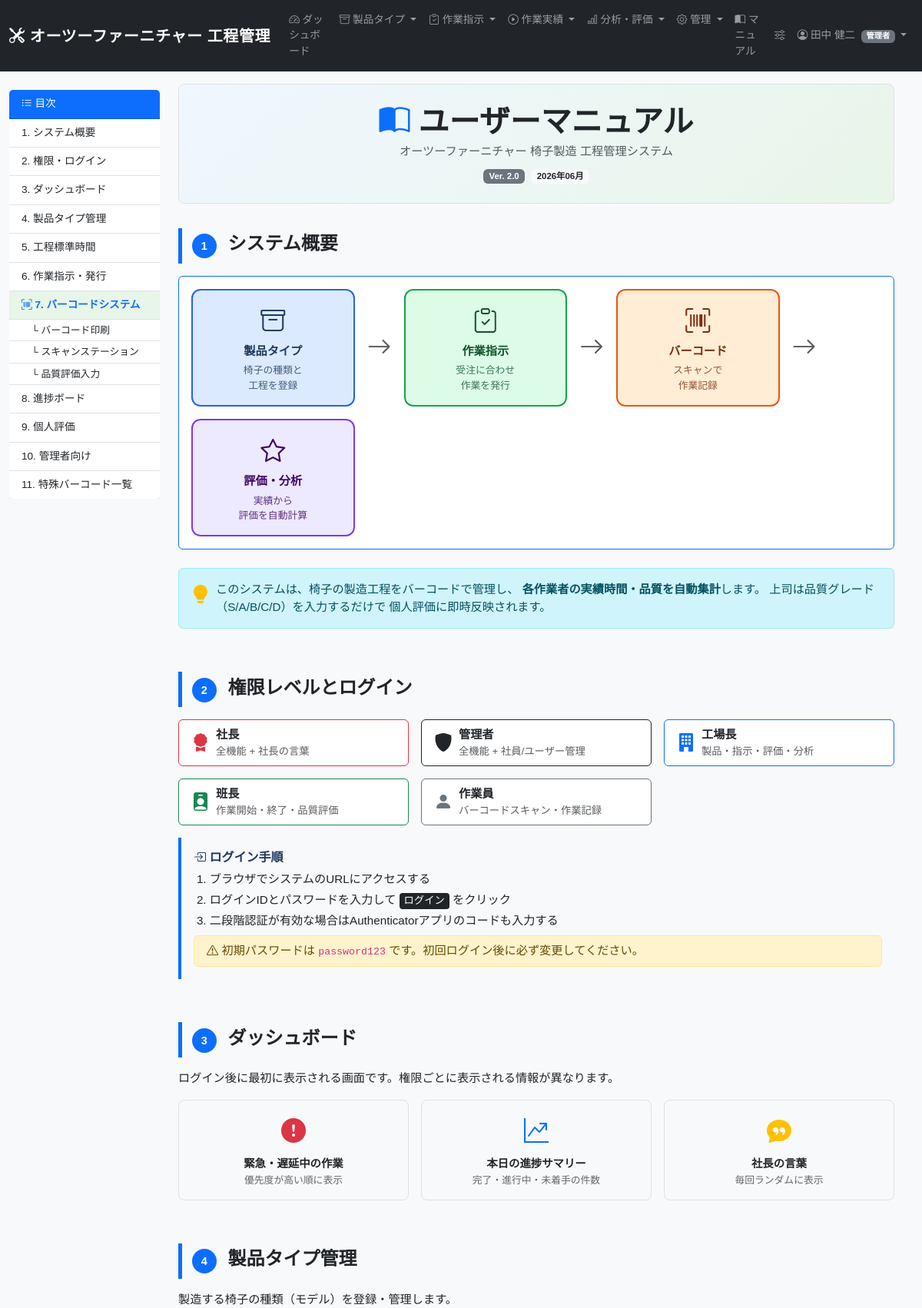
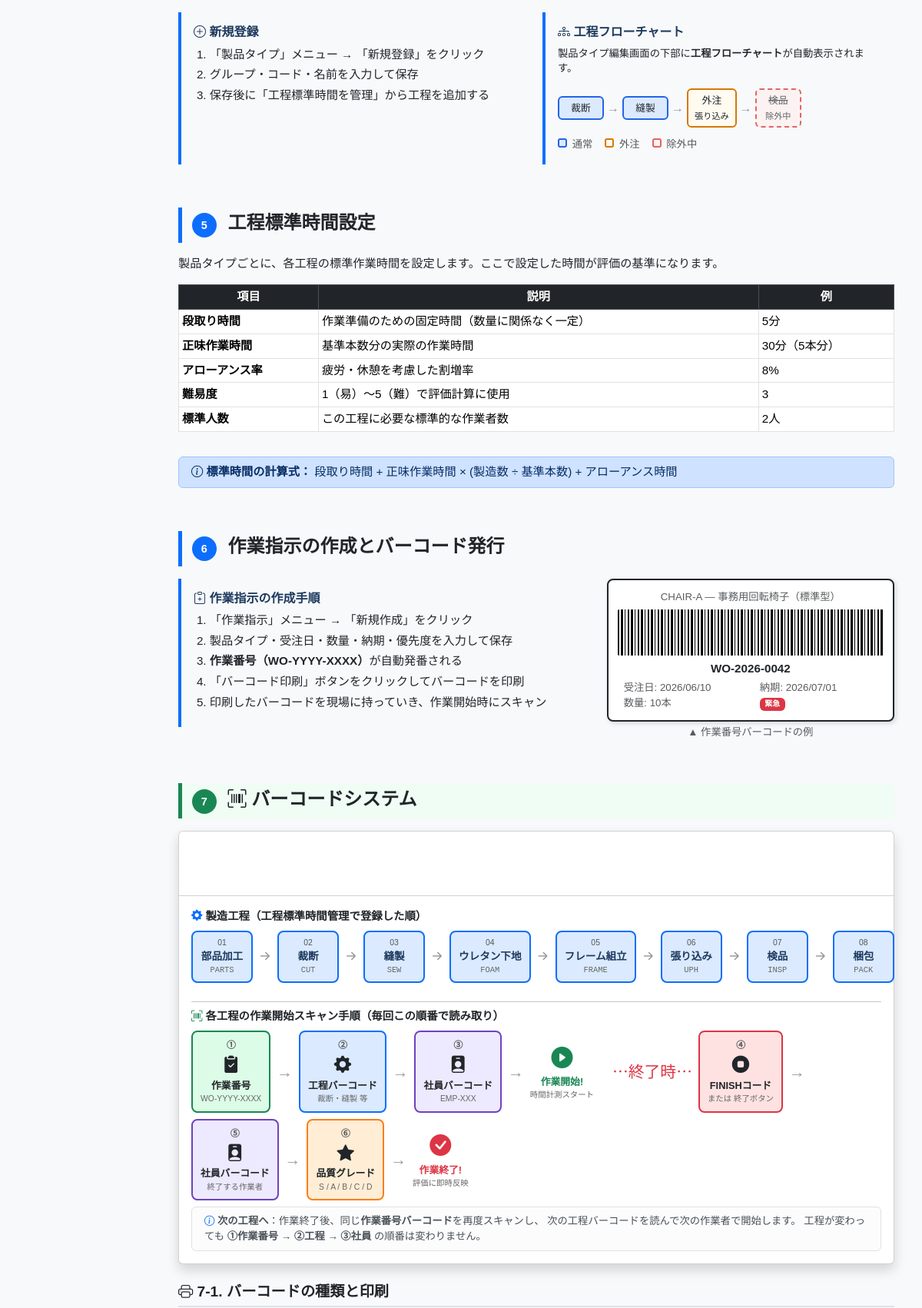
Screenshot of /manual.php (signed in, upper part) with the database file from the repository (2 pictures, top to bottom).
### tables this page shows
CREATE TABLE IF NOT EXISTS processes (
    id INT AUTO_INCREMENT PRIMARY KEY,
    process_code VARCHAR(50) NOT NULL UNIQUE COMMENT '工程コード',
    process_name VARCHAR(100) NOT NULL COMMENT '工程名',
    display_order INT DEFAULT 0 COMMENT '表示順',
    is_active TINYINT(1) DEFAULT 1,
    created_at DATETIME DEFAULT CURRENT_TIMESTAMP
);

### public/manual.php (the view, shortened to what the rows shown need)
<?php
require_once __DIR__ . '/../app/db.php';
require_once __DIR__ . '/../app/functions.php';
$allProcesses = dbFetchAll(
    "SELECT process_code, process_name FROM processes WHERE is_active = 1 ORDER BY display_order"
);
require __DIR__ . '/parts/header.php';
?>
<div class="manual-layout row g-0">
  <main class="col-lg-9 col-xl-10 manual-body px-3 px-lg-4">
    <section id="sec-overview" class="manual-section">
      <h2 class="section-heading"><span class="section-no">1</span> システム概要</h2>
    </section>
    <section id="sec-roles" class="manual-section">
      <h2 class="section-heading"><span class="section-no">2</span> 権限レベルとログイン</h2>
    </section>
    <section id="sec-dashboard" class="manual-section">
      <h2 class="section-heading"><span class="section-no">3</span> ダッシュボード</h2>
    </section>
    <section id="sec-chairtype" class="manual-section">
      <h2 class="section-heading"><span class="section-no">4</span> 製品タイプ管理</h2>
    </section>
    <section id="sec-standards" class="manual-section">
      <h2 class="section-heading"><span class="section-no">5</span> 工程標準時間設定</h2>
      <div class="table-responsive mb-3">
        <table class="table table-bordered table-sm">
          <thead class="table-dark text-center">
            <tr>
              <th>項目</th><th>説明</th><th>例</th>
            </tr>
          </thead>
        </table>
      </div>
    </section>
    <section id="sec-orders" class="manual-section">
      <h2 class="section-heading"><span class="section-no">6</span> 作業指示の作成とバーコード発行</h2>
    </section>
    <section id="sec-barcodes" class="manual-section">
      <h2 class="section-heading section-heading-main">
        <span class="section-no">7</span>
        <i class="bi bi-upc-scan"></i> バーコードシステム
      </h2>
      <div class="barcode-system-header card shadow mb-4">
        <div class="card-body p-3">
          <div class="mb-3">
            <div class="process-flow-header d-flex align-items-center flex-wrap gap-1 mt-2 overflow-auto pb-2">
              <?php if (empty($allProcesses)): ?>
              <div class="text-muted small">（工程が登録されると表示されます）</div>
              <?php else: ?>
              <?php foreach ($allProcesses as $i => $p): ?>
                <?php if ($i > 0): ?>
                <div class="pfh-arrow"><i class="bi bi-arrow-right-short fs-4"></i></div>
                <?php endif; ?>
                <div class="pfh-box">
                  <div class="pfh-num"><?= sprintf('%02d', $i+1) ?></div>
                  <div class="pfh-name"><?= h($p['process_name']) ?></div>
                  <div class="pfh-code"><?= h($p['process_code']) ?></div>
                </div>
              <?php endforeach; ?>
              <?php endif; ?>
            </div>
          </div>
        </div>
      </div>
    </section>
  </main>
</div>
<?php
require __DIR__ . '/parts/footer.php';
?>

### rows the page displays
processes: process_name "部品加工", process_code "PARTS"
processes: process_name "裁断", process_code "CUT"
processes: process_name "縫製", process_code "SEW"
processes: process_name "ウレタン下地", process_code "FOAM"
processes: process_name "フレーム組立", process_code "FRAME"
processes: process_name "張り込み", process_code "UPH"
processes: process_name "検品", process_code "INSP"
processes: process_name "梱包", process_code "PACK"

### other values shown
$user['name'] "田中 健二"
roleLabel($user['role']) "管理者"
$r['label'] "社長"
$r['can'] "全機能 + 社長の言葉"
$r['label'] "管理者"
$r['can'] "全機能 + 社員/ユーザー管理"
$r['label'] "工場長"
$r['can'] "製品・指示・評価・分析"
$r['label'] "班長"
$r['can'] "作業開始・終了・品質評価"
$r['label'] "作業員"
$r['can'] "バーコードスキャン・作業記録"
